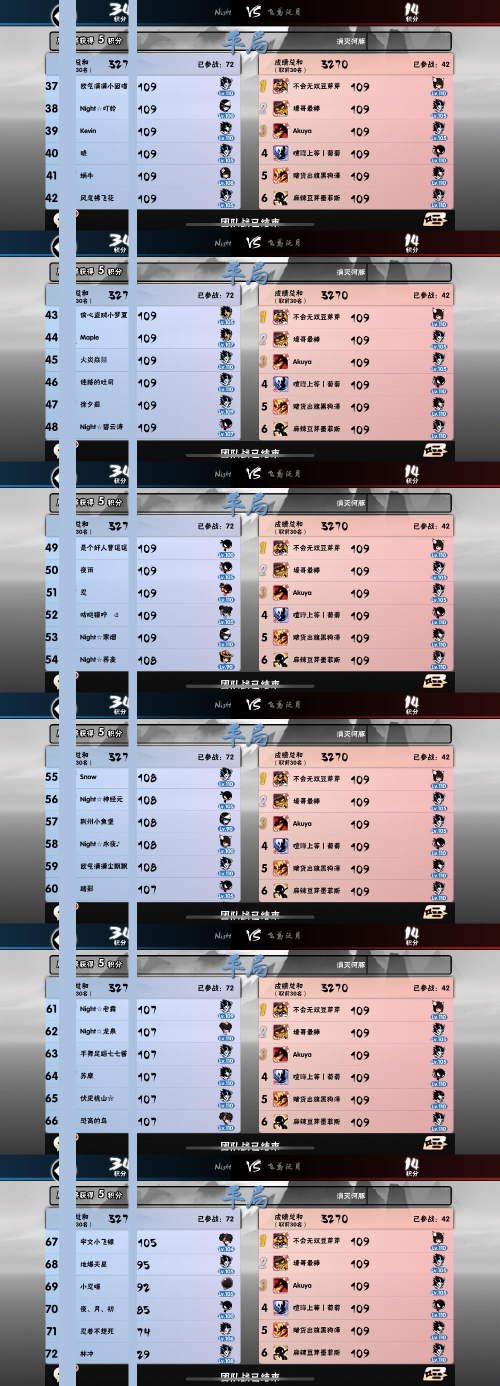
#> input picture ren3-tool-tuanben/picture_with_covered_area.jpg, 1000 x 2771 px, given in place of 12280201.jpeg, which was not available (shown at 1/2 size); the run also reads 1 picture not shown here
$ python 0-cut-picture.py
#> lines starting #> are read from the running program, lines starting #| are printed output that depends on the picture; pictures that were not available may be replaced by others from this repository, and a replacement may not be noted
### ren3-tool-tuanben/config.py
# !/usr/bin/env python
# encoding: utf-8

"""
@Author  : hezhang
@Email   : hezhang@mobvoi.com
@Time    : 2019/10/27 下午7:48
@File    : config.py
@IDE     : PyCharm
"""

FILES = [  # 截图的名字, jpg／jpeg／png格式都可以
    "12280201.jpeg",
    "12280202.jpeg"
]

#=========下边配置不需要更改==============

from PIL import Image

FILE_NAME = FILES[0]
img = Image.open(FILE_NAME)
#> img is the input picture: PIL image 1000x2771 RGB; mean R, G, B 149.5, 142.8, 150.3
(width, height) = img.size
#> width = 1000; height = 2771

# 自动计算截图宽度
# 晚晚：1000
# 心悦：1500
SNAPSHOT_DEVICE_WIDTH = str(width)
#> SNAPSHOT_DEVICE_WIDTH = '1000'


FILE_NAME = FILES[0]

CONFIG = {
    "1500": {
        "COVER_1_OFFSET": 0,
        "COVER_1_WIDTH": 50,
        "COVER_2_OFFSET": -1,
        "COVER_2_WIDTH": 25,
        "RANK_OFFSET": 0,  # 左边黑
        # "RANK_OFFSET": -52,  # 右边黑
        "NAME_OFFSET": 0,
        "UPPER_BOUNDRY": 220,
        "SMALL_IMAGE_HEIGHT": 410,
        "SMALL_IMAGE_STEP": 693,
        "SCORE_OFFSET": 0
    },
    "1000" : {
        "COVER_1_OFFSET": -15,
        "COVER_1_WIDTH": 34,
        "COVER_2_OFFSET": -86,
        "COVER_2_WIDTH": 17,
        "UPPER_BOUNDRY": 148,
        "RANK_OFFSET": -67,
        "NAME_OFFSET": 0,
        "SMALL_IMAGE_HEIGHT": 270,
        "SMALL_IMAGE_STEP": 462,
        "SCORE_OFFSET": -50
    }
}


# 小寒/心悦 截图，黑边是否在右边？
BLACK_ON_RIGHT = True  # True or False

if SNAPSHOT_DEVICE_WIDTH == "1500":
    cond1 = img.getpixel((1468, 215)) == (0, 0, 0)
    cond2 = img.getpixel((1468, 225)) == (0, 0, 0)
    cond3 = img.getpixel((1468, 235)) == (0, 0, 0)
    BLACK_ON_RIGHT = cond1 and cond2 and cond3
    print("黑边在[{}]边。".format("右" if BLACK_ON_RIGHT else "左"))


# 一些位置相关的配置，因为截图的手机不同，所以可能需要适当调整
COVER_1_OFFSET = CONFIG[SNAPSHOT_DEVICE_WIDTH]["COVER_1_OFFSET"]  # 遮盖区1的偏移量，正数右移／负数左移
#> COVER_1_OFFSET = -15
COVER_1_WIDTH = CONFIG[SNAPSHOT_DEVICE_WIDTH]["COVER_1_WIDTH"]  # 遮盖区1的偏移量，正数右移／负数左移
#> COVER_1_WIDTH = 34
COVER_2_OFFSET = CONFIG[SNAPSHOT_DEVICE_WIDTH]["COVER_2_OFFSET"]  # 遮盖区2的偏移量，正数右移／负数左移
#> COVER_2_OFFSET = -86
COVER_2_WIDTH = CONFIG[SNAPSHOT_DEVICE_WIDTH]["COVER_2_WIDTH"]
#> COVER_2_WIDTH = 17
COVERED_PICTURE = 'picture_with_covered_area.jpg'  # 带遮盖区的图片名称
UPPER_BOUNDRY = CONFIG[SNAPSHOT_DEVICE_WIDTH]["UPPER_BOUNDRY"]
#> UPPER_BOUNDRY = 148
SMALL_IMAGE_HEIGHT = CONFIG[SNAPSHOT_DEVICE_WIDTH]["SMALL_IMAGE_HEIGHT"]
#> SMALL_IMAGE_HEIGHT = 270
SMALL_IMAGE_STEP = CONFIG[SNAPSHOT_DEVICE_WIDTH]["SMALL_IMAGE_STEP"]
#> SMALL_IMAGE_STEP = 462
# 比赛关键信息区域截图
RANK_OFFSET = CONFIG[SNAPSHOT_DEVICE_WIDTH]["RANK_OFFSET"]  # 排名左边界的偏移量，正数右移／负数左移
#> RANK_OFFSET = -67
NAME_OFFSET = CONFIG[SNAPSHOT_DEVICE_WIDTH]["NAME_OFFSET"]  # 昵称左边界的偏移量，正数右移／负数左移
#> NAME_OFFSET = 0
SCORE_OFFSET = CONFIG[SNAPSHOT_DEVICE_WIDTH]["SCORE_OFFSET"]  # 分数左边界的偏移量，正数右移／负数左移
#> SCORE_OFFSET = -50

if BLACK_ON_RIGHT and SNAPSHOT_DEVICE_WIDTH == "1500":
    RANK_OFFSET = CONFIG[SNAPSHOT_DEVICE_WIDTH]["RANK_OFFSET"] - 52

# 固定配置，别修改
ocr_app_id = "2123257550"
ocr_app_key = "fphTgDZTkmZ200xk"
# 当前家族的成员列表，直接从大表中复制出来即可
MEMBER = "members.txt"
# 机甲或者机甲师名单，一行一个人
MACHINE = "machine.txt"

### ren3-tool-tuanben/0-cut-picture.py
# !/usr/bin/env python
# encoding: utf-8

"""
@Author  : hezhang
@Email   : hezhang@mobvoi.com
@Time    : 2019/10/26 上午8:48
@File    : cut.py
@IDE     : PyCharm
"""

import config
from PIL import Image
import time
import os


def cut_fun(left, upper, right, lower, name):
    cropped = copyIm.crop((left, upper, right, lower))
    print("正在截取排名信息...[ {}.jpg ]".format(name))
    cropped.save("tmp"+os.path.sep+"{}.jpg".format(name))

for file in config.FILES:
    upper_step = config.SMALL_IMAGE_STEP
    rank_left = 158 + config.RANK_OFFSET
    upper = config.UPPER_BOUNDRY
    rank_right = rank_left + 47
    lower = upper + config.SMALL_IMAGE_HEIGHT

    name_left = rank_right + 55 + config.NAME_OFFSET
    name_right = name_left + 150

    score_left = name_right + 25 + config.SCORE_OFFSET
    score_right = score_left + 100

    print("准备裁剪图片...[ {} ]".format(file))
    suffix_idx = file.rfind(".")
    image_name = file[0:suffix_idx]
    img = Image.open(file)
    (width, height) = img.size
    white_img = Image.new('RGB', (config.COVER_1_WIDTH, height), (170, 193, 224))
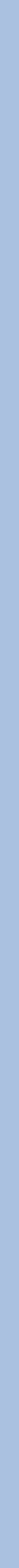
#> white_img: PIL image 34x2771 RGB (shown at 1/2 size); mean R, G, B 170, 193, 224
    white_img_2 = Image.new('RGB', (config.COVER_2_WIDTH, height), (170, 193, 224))
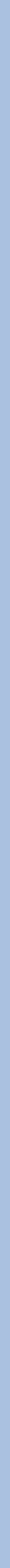
#> white_img_2: PIL image 17x2771 RGB (shown at 1/2 size); mean R, G, B 170, 193, 224
    copyIm = img.copy()
    copyIm.paste(white_img, (rank_left + 42 + config.COVER_1_OFFSET, 0))
    copyIm.paste(white_img_2, (name_right + config.COVER_2_OFFSET, 0))

    if os.path.exists(config.COVERED_PICTURE):
        os.remove(config.COVERED_PICTURE)
    copyIm.save(config.COVERED_PICTURE)

    time_list = []
    while lower < height:
        t = int(time.time())
        time_list.append(t)
        info_name = "info_{}".format(t)
        cut_fun(rank_left, upper, score_right, lower, info_name)
        upper += upper_step
        lower = upper + config.SMALL_IMAGE_HEIGHT
        # break
        time.sleep(1)
#> this loop made 6 passes
#> pass 1, in cut_fun, `cropped = copyIm.crop((left, upper, right, lower))`:
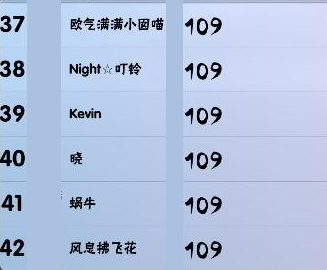
#> cropped: PIL image 327x270 RGB; mean R, G, B 177.4, 193.2, 221.9
#> pass 2, in cut_fun (call 2), `cropped = copyIm.crop((left, upper, right, lower))`:
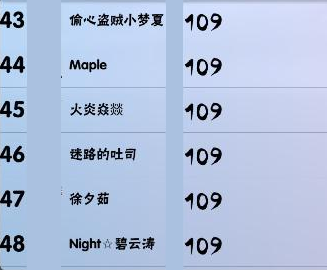
#> cropped: PIL image 327x270 RGB; mean R, G, B 176.6, 192.4, 221
#> pass 3, in cut_fun (call 3), `cropped = copyIm.crop((left, upper, right, lower))`:
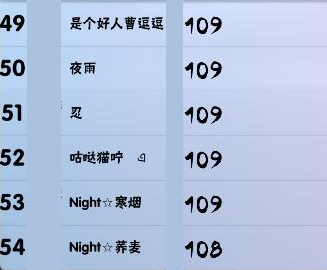
#> cropped: PIL image 327x270 RGB; mean R, G, B 177, 192.7, 221.4
#> after the loop, upper = 2920
#> (the run stopped early here; a loop or call above may not have finished)
